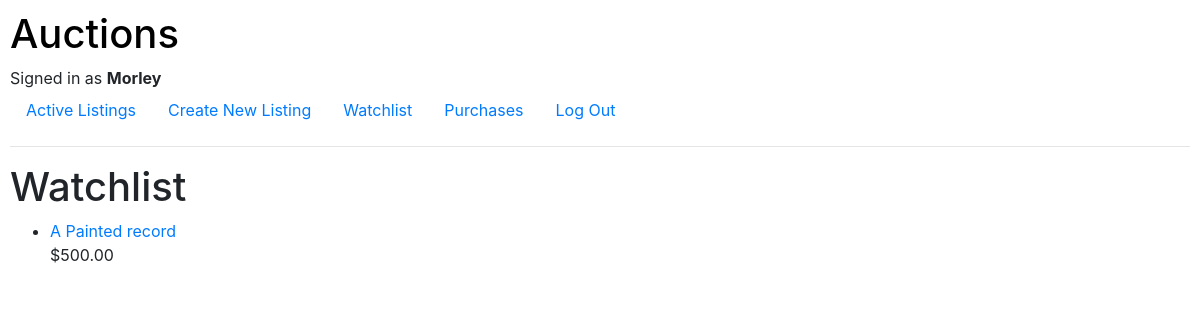
/watchlist/ (signed in), run on the app's committed database.
### auctions/models.py (models this page shows, shortened)
class User(AbstractUser):
    watchlist = models.ManyToManyField('Listing', blank=True, related_name="user_watching")

class Listing(models.Model):
    title = models.CharField(max_length=64)
    description = models.TextField()
    imageURL = models.URLField(max_length=220, blank=True)
    current_bid = models.ForeignKey('Bid', on_delete=models.CASCADE, related_name="listing", default=0)
    is_active = models.BooleanField(default=True)
    seller = models.ForeignKey('User', on_delete=models.CASCADE, blank=True, related_name="seller")
    category = models.ForeignKey('Category', on_delete=models.CASCADE, related_name="category")
    created_at = models.DateTimeField(auto_now_add=True)

class Bid(models.Model):
    new_bid = models.DecimalField(max_digits=10, blank=True, decimal_places=2)
    user = models.ForeignKey('User', on_delete=models.CASCADE)

### auctions/views.py (the view)
# urls.py: path("watchlist/", views.watchlist, name="watchlist"),
def watchlist(request):
    if request.user.is_authenticated:
        user = request.user
        watchlistings = user.watchlist.all()
        return render(request, "auctions/watchlist.html", {
            "watchlistings": watchlistings,
        })

### auctions/templates/auctions/watchlist.html
{% extends 'auctions/layout.html' %}
{% block body %}
    <h1>Watchlist</h1>
    {% if user.is_authenticated %}
        <ul>
            {% for listing in watchlistings %}
                <li>
                    <a href="{% url 'auctions:listing' title=listing.title %}">{{ listing.title }}</a><br>
                    ${{ listing.current_bid.new_bid }}
                </li><br>
            {% empty %}
            <p>
                No items in watchlist yet...
            </p>
            {% endfor %}
        </ul>
    {% endif %}
{% endblock %}

### auctions/templates/auctions/layout.html (shortened to what this page needs)
{% load static %}
<!DOCTYPE html>
<html lang="en">
    <head>
        <link rel="stylesheet" href="https://stackpath.bootstrapcdn.com/bootstrap/4.4.1/css/bootstrap.min.css">
        <link href="{% static 'auctions/styles.css' %}" rel="stylesheet">
    </head>
    <body>
        <h1><a href="{% url 'auctions:index' %}" style="color: black; text-decoration: none;">Auctions</h1></a>
        <div>
            {% if user.is_authenticated %}
                Signed in as <strong>{{ user.username }}</strong>
            {% else %}
                Not signed in.
            {% endif %}
        </div>
        <ul class="nav">
            <li class="nav-item">
                <a class="nav-link" href="{% url 'auctions:index' %}">Active Listings</a>
            </li>
            {% if user.is_authenticated %}
                <li class="nav-item">
                    <a class="nav-link" href="{% url 'auctions:create_listing' %}">Create New Listing</a>
                </li>
                <li class="nav-item">
                    <a class="nav-link" href="{% url 'auctions:watchlist' %}">Watchlist</a>
                </li>
                <li>
                    <a class="nav-link" href="{% url 'auctions:wins' %}">Purchases</a>
                </li>
                <li class="nav-item">
                    <a class="nav-link" href="{% url 'auctions:logout' %}">Log Out</a>
                </li>
            {% endif %}
        </ul>
        <hr>
        {% block body %}
        {% endblock %}
    </body>
</html>

### auctions/static/auctions/styles.css (style rules this page uses)
body { padding: 10px; }

### data on the page
User: username "Morley"
Listing: title "A Painted record", current_bid.new_bid "500.00"
